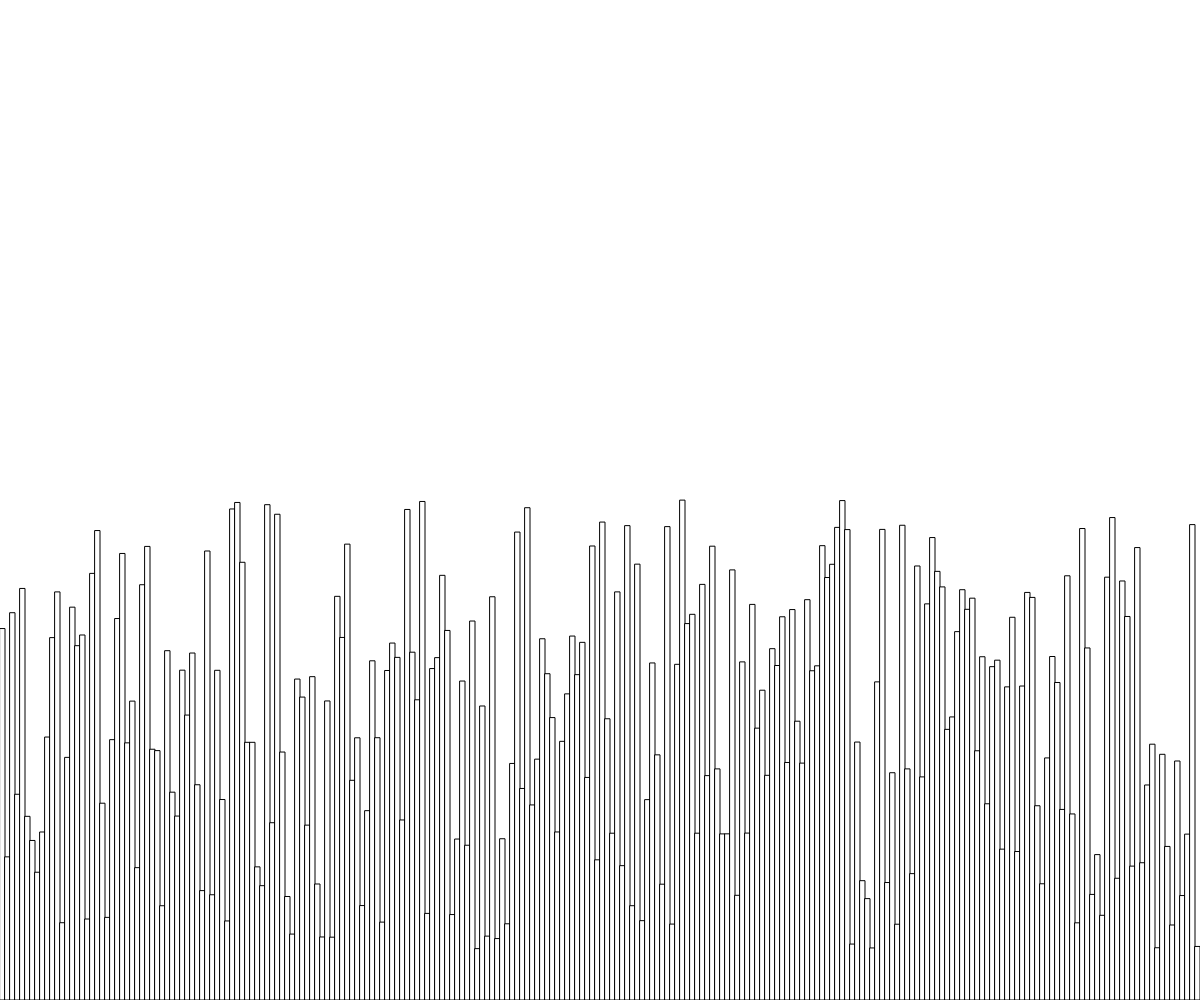
Frame 1 (no input)
Frame 60 (no input): identical to frame 1, image omitted
Frame 120 (the mouse pressed at the canvas centre since frame 60): identical to frame 1, image omitted

The p5.js sketch that drew this single still picture (run headless with seeded random() and noise() and a simulated clock; from frame 60 on, the mouse is pressed at the canvas centre):

// p5.js sketch
// ── sketch.js
// Starter Code for our
// Terrain Generation Project
// Mr. SCott
// Sept 29, 2025

let rectWidth = 5;

function setup() {
  createCanvas(windowWidth, windowHeight);
  //for now, generate the terrain once
  generateTerrain();
}

function generateTerrain(){
  // Use a loop to generate and draw several
  // rectangles side to side to look like 2D 
  // terrain.
  rectMode(CORNERS);

  for(let x = 0; x < width; x+=rectWidth){
    // generate a random height.
    // NOTE!! change this from random() to noise()
    let rectHeight = random(50, 500);

    // calculate the upper-right corner of rect
    let x2 = x + rectWidth;
    let y2 = height - rectHeight;

    rect(x, height, x2, y2);

  }

  rectMode(CORNER);  //revert to default
}

function draw() {
  // don't need to use draw UNTIL
  // animating the terrain (panning)

  // background(220);
}
